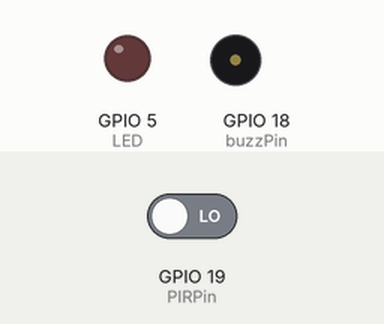
A sketch run on a simulated ESP32. On the bench: output pins drawn as LEDs (lit = HIGH), buzzer (waves = sounding). Dashed ring = blinking. The inputs (shaded band) are chosen by the test bench; at power-on: GPIO 19 (PIRPin) LOW. WiFi joins after 1.5 s; servers stay silent unless stated; random numbers use the default seed unless the sketch sets one; no MQTT or app messages arrive unless stated; what the sketch prints to the serial monitor is not drawn.

Above: at 2.7 s.
2.8 s: GPIO 19 (PIRPin) driven HIGH
At 3.05 s:
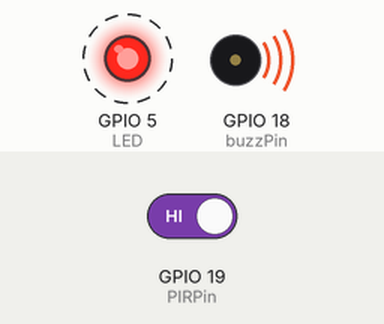
14.8 s: GPIO 19 (PIRPin) driven LOW
Timing chart, 0 to 17.3 s (numbered marks = the images above; inputs shaded):
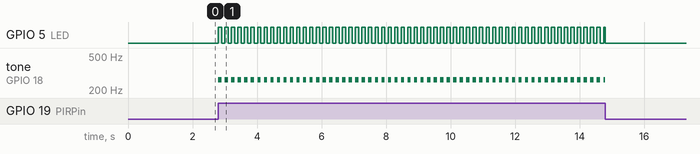

Measured:
- after the input at 2.8 s, GPIO 5 (LED): alternates HIGH for 0.10 s and LOW for 0.10 s, starting at once; tone on GPIO 18 (buzzPin): alternates 262 Hz for 0.10 s and silent for 0.10 s, starting at once

The sketch:

sketch.ino
```cpp
// ------------ Encapsulated Code; No changes needed ------------//
#include <WiFi.h>
#include "PubSubClient.h"

const char *ssid = "Wokwi-GUEST";
const char *password = "";

String stMac;
char mac[50];
char clientId[50];

WiFiClient espClient;
PubSubClient client(espClient);
// ------------ Encapsulated Code; No changes needed ------------//

const char *mqttServer = "mqtt.flespi.io";                                                  // MQTT Broker URL (no changes required)
const char *mqtt_user = "CP3hVZnjoAip8sfq1NSdqe8jBqLIskBUXu1JjfQvDWKBcPQ3qy5HA3O0hnyzyXjj"; // Replace with your Flespi token
const char *mqtt_password = "";                                                             // Enter your Flespi password (below the token)
int port = 1883;                                                                            // MQTT port settings (do not modify)

const char *topicFromNodered = "Cadavos/Morales/Petalcorin/Pulvera/fromNodered"; // Replace with your last names
const char *topicFromWokwi = "Cadavos/Morales/Petalcorin/Pulvera/fromWokwi"; // Replace with your last names

// Adjust based on your component connections
const int PIRPin = 19;
const int LED = 5;
const int buzzPin = 18;
const int soundFrequency = 262;

// Initial setup: Configures serial communication, Wi-Fi, MQTT, and pin modes
void setup() {
    Serial.begin(115200);
    randomSeed(analogRead(0));

    Serial.print("Connecting to ");
    Serial.println(ssid);

    wifiConnect();

    Serial.println("WiFi connected");
    Serial.print("IP address: ");
    Serial.println(WiFi.localIP());

    uint8_t mac[6];
    WiFi.macAddress(mac);
    for (int i = 0; i < 6; ++i){
      Serial.print(mac[i], HEX);
      if (i < 5)Serial.print(":");
    }
    Serial.println();

    client.setServer(mqttServer, port);
    client.setCallback(callback);

    pinMode(PIRPin, INPUT);
    pinMode(LED, OUTPUT);
    pinMode(buzzPin, OUTPUT);
}

// Connect to Wokwi's virtual Wi-Fi for VPN creation
void wifiConnect() {
    WiFi.begin(ssid, password);
    while (WiFi.status() != WL_CONNECTED) {
        delay(500);
        Serial.print(".");
    }
}

void mqttReconnect() {
    while (!client.connected()) {
        Serial.print("Attempting MQTT connection...");
        String clientId = "ESP32Client-";
        clientId += String(random(0xffff), HEX);
        if (client.connect(clientId.c_str(), mqtt_user, mqtt_password)) {
            Serial.println(" connected");
            client.subscribe(topicFromNodered);
        } else {
            Serial.print("failed, rc=");
            Serial.print(client.state());
            Serial.println(" try again in 5 seconds");
            delay(500);
        }
    }
}

// Callback function to handle incoming MQTT messages
void callback(char *topic, byte *message, unsigned int length)
{
    Serial.print("Message arrived on topic: ");
    Serial.print(topic);
    Serial.print(". Message: ");
    String stMessage;

    for (int i = 0; i < length; i++)
    {
        Serial.print((char)message[i]);
        stMessage += (char)message[i];
    }
    Serial.println();
}

// Handles MQTT connection, PIR state changes, LED and Buzzer control
void loop() {
    if (!client.connected()) {
        mqttReconnect();
    }
    client.loop();

    static bool lastPIRState = LOW;
    static unsigned long lastToggleTime = 0;
    const unsigned long toggleDelay = 100;

    bool currentPIRState = digitalRead(PIRPin);

    if (currentPIRState != lastPIRState) {
        if (currentPIRState == HIGH) {
            Serial.println("Motion detected!");
            client.publish(topicFromWokwi, "Motion detected!");
        } else {
            Serial.println("Motion stopped.");
            client.publish(topicFromWokwi, "Motion stopped.");
            digitalWrite(LED, LOW);
            noTone(buzzPin);
        }
        lastPIRState = currentPIRState;
    }

    if (currentPIRState == HIGH) {
        if (millis() - lastToggleTime > toggleDelay) {
            lastToggleTime = millis();
            if (digitalRead(LED) == LOW) {
                digitalWrite(LED, HIGH);
                tone(buzzPin, soundFrequency);
            } else {
                digitalWrite(LED, LOW);
                noTone(buzzPin);
            }
        }
    }
}
```
